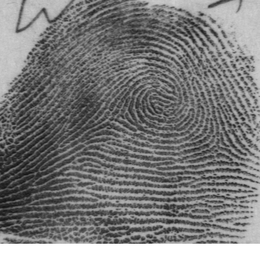
%> input picture f0001_01.png, 260 x 260 px, shrunk from 512 x 512 before the run
$ octave fingertest.m   (GNU Octave 9; MATLAB toolbox functions it lacks are replaced by stand-ins)
%> lines starting %> are read from the running program, lines starting %| are printed output that depends on the picture; in (x1, y1, x2, y2) boxes, pixels count from 0 and x2, y2 are one past the last pixel; in counts of white or black regions, pixels touching at a corner belong together; the program's own positions count from 1
### localbinerizer.m
function new_J = localbinerizer(J, msize)

[m,n] = size(J);
mask = ones(msize,msize)*1/(msize*msize);
new_J = ones(m,n);
for i=msize/2:m-msize/2
    for j=msize/2:m-msize/2
        mask_mean = sum(sum(double(J(i-(msize/2-1):i+msize/2, j-(msize/2-1):j+msize/2)).*double(mask)));
        new_J(i-(msize/2-1):i+msize/2, j-(msize/2-1):j+msize/2) = J(i-(msize/2-1):i+msize/2, j-(msize/2-1):j+msize/2) > mask_mean;

    end
end

### showgray.m
function showgray(I)
colormap(gray)
imagesc(I)

### fingertest.m
clc;
clf;
clear;

I = imread('f0001_01.png');
%> I is the input picture: size 260x260 uint8; min 19, max 255, mean 122

figure;
showgray(I)
title('original image');

%apply median filter
I_median_filter = medfilt2(I);
figure;
showgray(I_median_filter);
title('median filter');

%plot histogram
figure;
histogram(I_median_filter);
title('histogram after median filter');
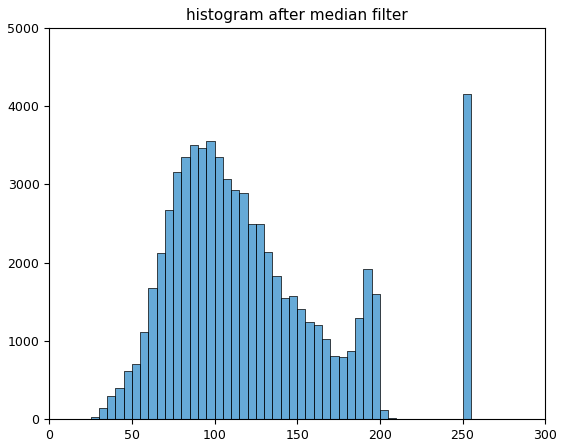
%> figure redrawn from the program's plot data; tallest bar 4156 high, from x = 250 to 255

%apply laplacian image enhancement
mask = [1 1 1; 1 -8 1; 1 1 1];
lap = imfilter(I_median_filter,mask);
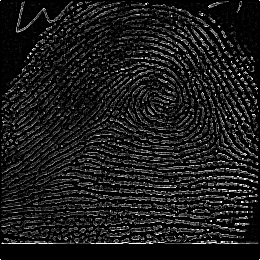
%> lap: size 260x260 uint8; min 0, max 255, mean 28.1
lapI = I_median_filter - lap;
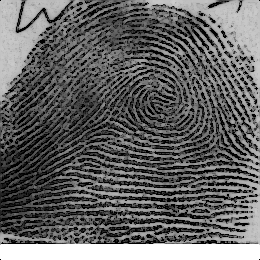
%> lapI: size 260x260 uint8; min 0, max 255, mean 99.6
figure;
showgray(lapI);
title('laplacian image enhancement');

%histogram flattening
J = histeq(lapI);
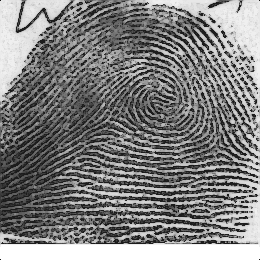
%> J: size 260x260 uint8; min 28, max 255, mean 128.3
figure;
showgray(J);
title('histogram flattening');

% [19 lines of commented-out code are left out]
new_J_4 = localbinerizer(J, 4);
%> after the loop in localbinerizer, `for i=msize/2:m-msize/2`:
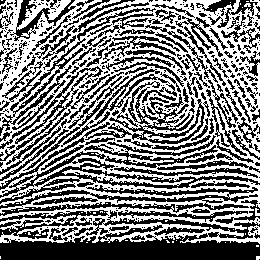
%> new_J: size 260x260 double; values 0 (black) and 1 (white), 50.2% white; 404 black regions (268 under 20 px), largest, box (x1, y1, x2, y2) and area: (0, 210, 260, 260) 6226, (0, 122, 260, 204) 2598, (0, 185, 258, 216) 2364

figure;
showgray(new_J_4);
title(sprintf('local binarized %d', 4));

new_J_6 = localbinerizer(J, 6);
%> after the loop in localbinerizer (call 2), `for i=msize/2:m-msize/2`: new_J: size 260x260 double; values 0 (black) and 1 (white), 50.5% white; 401 black regions (260 under 20 px), largest, box (x1, y1, x2, y2) and area: (0, 210, 260, 260) 8474, (0, 86, 259, 197) 2739, (0, 4, 153, 135) 2049

figure;
showgray(new_J_6);
title(sprintf('local binarized %d', 6));

new_J_8 = localbinerizer(J, 8);
%> after the loop in localbinerizer (call 3), `for i=msize/2:m-msize/2`: new_J: size 260x260 double; values 0 (black) and 1 (white), 51.1% white; 418 black regions (270 under 20 px), largest, box (x1, y1, x2, y2) and area: (0, 225, 260, 260) 6169, (0, 99, 259, 197) 3103, (0, 210, 256, 239) 2213

figure;
showgray(new_J_8);
title(sprintf('local binarized %d', 8));

new_J_10 = localbinerizer(J, 10);
%> call 4 of localbinerizer, with msize = 10
%> after the loop in localbinerizer (call 4), `for i=msize/2:m-msize/2`:
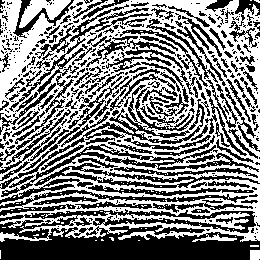
%> new_J: size 260x260 double; values 0 (black) and 1 (white), 51.1% white; 431 black regions (295 under 20 px), largest, box (x1, y1, x2, y2) and area: (0, 209, 260, 260) 8629, (0, 85, 259, 197) 2966, (34, 163, 260, 188) 1249

figure;
showgray(new_J_10);
title(sprintf('local binarized %d', 10));

new_J_12 = localbinerizer(J, 12);
%> call 5 of localbinerizer, with msize = 12
%> after the loop in localbinerizer (call 5), `for i=msize/2:m-msize/2`:
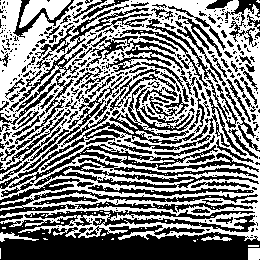
%> new_J: size 260x260 double; values 0 (black) and 1 (white), 50.9% white; 418 black regions (295 under 20 px), largest, box (x1, y1, x2, y2) and area: (0, 210, 260, 260) 8838, (0, 85, 259, 197) 3005, (9, 4, 153, 112) 1338

figure;
showgray(new_J_12);
title(sprintf('local binarized %d', 12));


% [28 lines of commented-out code are left out]
